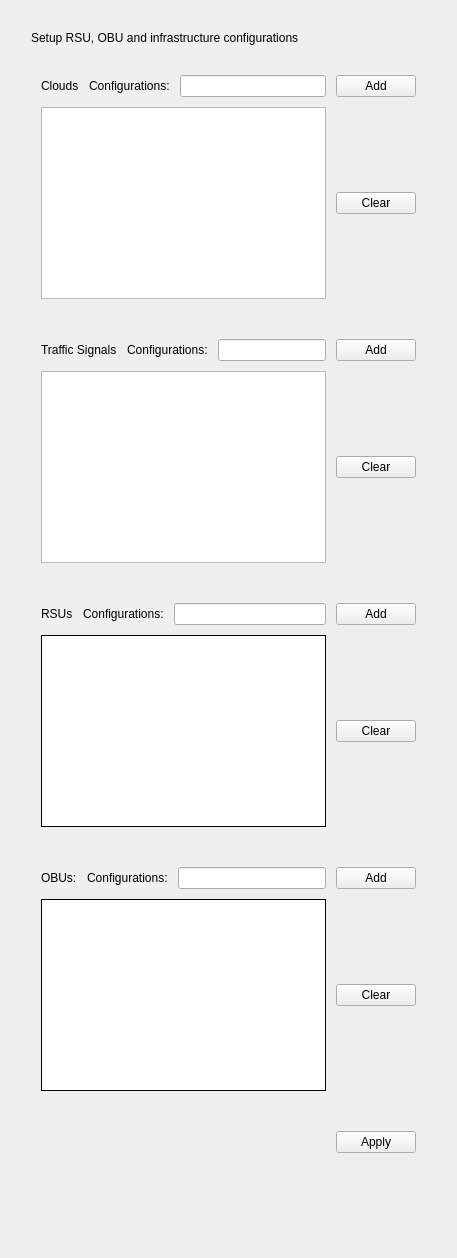
          <widget class="QWidget" name="visualiser_entity_tab">
           <attribute name="title">
            <string>Infrastructure</string>
           </attribute>
           <layout class="QGridLayout" name="gridLayoutVisualiserEntity">
            <item row="0" column="0">
             <layout class="QVBoxLayout" name="verticalLayoutVisualiserEntity">
              <property name="spacing">
               <number>20</number>
              </property>
              <property name="sizeConstraint">
               <enum>QLayout::SetMinimumSize</enum>
              </property>
              <property name="leftMargin">
               <number>20</number>
              </property>
              <property name="topMargin">
               <number>20</number>
              </property>
              <property name="rightMargin">
               <number>20</number>
              </property>
              <property name="bottomMargin">
               <number>20</number>
              </property>
              <item>
               <widget class="QLabel" name="labelVisualiserEntity1">
                <property name="sizePolicy">
                 <sizepolicy hsizetype="Fixed" vsizetype="Fixed">
                  <horstretch>0</horstretch>
                  <verstretch>0</verstretch>
                 </sizepolicy>
                </property>
                <property name="frameShape">
                 <enum>QFrame::NoFrame</enum>
                </property>
                <property name="text">
                 <string>Setup RSU, OBU and infrastructure configurations</string>
                </property>
                <property name="textFormat">
                 <enum>Qt::AutoText</enum>
                </property>
               </widget>
              </item>
              <item>
               <layout class="QGridLayout" name="gridLayoutVisualiserEntityCloud">
                <property name="leftMargin">
                 <number>10</number>
                </property>
                <property name="topMargin">
                 <number>10</number>
                </property>
                <property name="rightMargin">
                 <number>10</number>
                </property>
                <property name="bottomMargin">
                 <number>10</number>
                </property>
                <property name="spacing">
                 <number>10</number>
                </property>
                <item row="6" column="3">
                 <widget class="QPushButton" name="CloudClear">
                  <property name="sizePolicy">
                   <sizepolicy hsizetype="Fixed" vsizetype="Fixed">
                    <horstretch>0</horstretch>
                    <verstretch>0</verstretch>
                   </sizepolicy>
                  </property>
                  <property name="text">
                   <string>Clear</string>
                  </property>
                 </widget>
                </item>
                <item row="6" column="0" colspan="3">
                 <widget class="QListView" name="CloudList">
                  <property name="sizePolicy">
                   <sizepolicy hsizetype="Expanding" vsizetype="Expanding">
                    <horstretch>0</horstretch>
                    <verstretch>0</verstretch>
                   </sizepolicy>
                  </property>
                  <property name="minimumSize">
                   <size>
                    <width>0</width>
                    <height>0</height>
                   </size>
                  </property>
                  <property name="maximumSize">
                   <size>
                    <width>16777215</width>
                    <height>16777215</height>
                   </size>
                  </property>
                  <property name="selectionMode">
                   <enum>QAbstractItemView::MultiSelection</enum>
                  </property>
                 </widget>
                </item>
                <item row="0" column="1" rowspan="3">
                 <widget class="QLabel" name="labelVisualiserEntityCloud2">
                  <property name="sizePolicy">
                   <sizepolicy hsizetype="Fixed" vsizetype="Fixed">
                    <horstretch>0</horstretch>
                    <verstretch>0</verstretch>
                   </sizepolicy>
                  </property>
                  <property name="toolTip">
                   <string>&lt;html&gt;&lt;head/&gt;&lt;body&gt;&lt;p&gt;Assign a unique ID&lt;/p&gt;&lt;/body&gt;&lt;/html&gt;</string>
                  </property>
                  <property name="text">
                   <string>Configurations:</string>
                  </property>
                 </widget>
                </item>
                <item row="0" column="0" rowspan="3">
                 <widget class="QLabel" name="labelVisualiserEntityCloud1">
                  <property name="sizePolicy">
                   <sizepolicy hsizetype="Fixed" vsizetype="Fixed">
                    <horstretch>0</horstretch>
                    <verstretch>0</verstretch>
                   </sizepolicy>
                  </property>
                  <property name="text">
                   <string>Clouds</string>
                  </property>
                 </widget>
                </item>
                <item row="0" column="2" rowspan="3">
                 <widget class="QLineEdit" name="CloudId">
                  <property name="sizePolicy">
                   <sizepolicy hsizetype="MinimumExpanding" vsizetype="Fixed">
                    <horstretch>0</horstretch>
                    <verstretch>0</verstretch>
                   </sizepolicy>
                  </property>
                  <property name="toolTip">
                   <string>&lt;html&gt;&lt;head/&gt;&lt;body&gt;&lt;p&gt;e.g. &lt;span style=&quot; font-family:'Consolas','Courier New','monospace'; font-size:14px; color:#ce9178;&quot;&gt;CLD_0 3813 73789 60 330&lt;/span&gt;&lt;/p&gt;&lt;p&gt;&lt;span style=&quot; font-family:'Consolas','Courier New','monospace'; font-size:14px; color:#ce9178;&quot;&gt;Note: Each ID (like CLD_0 above) must be unique&lt;/span&gt;&lt;/p&gt;&lt;p&gt;&lt;span style=&quot; font-family:'Consolas','Courier New','monospace'; font-size:14px; color:#ce9178;&quot;&gt;Currently, only one cloud is supported (the first one)&lt;/span&gt;&lt;/p&gt;&lt;/body&gt;&lt;/html&gt;</string>
                  </property>
                 </widget>
                </item>
                <item row="0" column="3" rowspan="3">
                 <widget class="QPushButton" name="CloudAdd">
                  <property name="sizePolicy">
                   <sizepolicy hsizetype="Fixed" vsizetype="Fixed">
                    <horstretch>0</horstretch>
                    <verstretch>0</verstretch>
                   </sizepolicy>
                  </property>
                  <property name="text">
                   <string>Add</string>
                  </property>
                 </widget>
                </item>
               </layout>
              </item>
              <item>
               <layout class="QGridLayout" name="gridLayoutVisualiserEntitySignal">
                <property name="leftMargin">
                 <number>10</number>
                </property>
                <property name="topMargin">
                 <number>10</number>
                </property>
                <property name="rightMargin">
                 <number>10</number>
                </property>
                <property name="bottomMargin">
                 <number>10</number>
                </property>
                <property name="spacing">
                 <number>10</number>
                </property>
                <item row="0" column="4" rowspan="3">
                 <widget class="QPushButton" name="TrafficAdd">
                  <property name="sizePolicy">
                   <sizepolicy hsizetype="Fixed" vsizetype="Fixed">
                    <horstretch>0</horstretch>
                    <verstretch>0</verstretch>
                   </sizepolicy>
                  </property>
                  <property name="text">
                   <string>Add</string>
                  </property>
                 </widget>
                </item>
                <item row="0" column="2" rowspan="3" colspan="2">
                 <widget class="QLineEdit" name="TrafficSignalId">
                  <property name="sizePolicy">
                   <sizepolicy hsizetype="MinimumExpanding" vsizetype="Fixed">
                    <horstretch>0</horstretch>
                    <verstretch>0</verstretch>
                   </sizepolicy>
                  </property>
                  <property name="toolTip">
                   <string>&lt;html&gt;&lt;head/&gt;&lt;body&gt;&lt;p&gt;e.g. &lt;span style=&quot; font-family:'Consolas','Courier New','monospace'; font-size:14px; color:#ce9178;&quot;&gt;TL_0 790531 17 18 19 33 34 35 | 3843.5 73732.7 25 30&lt;/span&gt;&lt;/p&gt;&lt;p&gt;&lt;span style=&quot; font-family:'Consolas','Courier New','monospace'; font-size:14px; color:#ce9178;&quot;&gt;Note: Each ID (like TL_0 above) must be unique.&lt;/span&gt;&lt;/p&gt;&lt;p&gt;&lt;span style=&quot; font-family:'Consolas','Courier New','monospace'; font-size:14px; color:#ce9178;&quot;&gt;Put TL for traffic and PL for pedestrian lights.&lt;/span&gt;&lt;/p&gt;&lt;p&gt;&lt;span style=&quot; font-family:'Consolas','Courier New','monospace'; font-size:14px; color:#ce9178;&quot;&gt;The first number after ID (like 790531 above) is the CRP ID of the intersection.&lt;/span&gt;&lt;/p&gt;&lt;p&gt;&lt;span style=&quot; font-family:'Consolas','Courier New','monospace'; font-size:14px; color:#ce9178;&quot;&gt;The set of numbers after CRP ID, are the beacon IDs of the specific traffic or pedestrian light and must comply with the numbering conventions in the Cool4 standard.&lt;/span&gt;&lt;/p&gt;&lt;p&gt;&lt;span style=&quot; font-family:'Consolas','Courier New','monospace'; font-size:14px; color:#ce9178;&quot;&gt;The set of numbers after the pipe (|) are the geographic coordinations of the light (x, y, height, angle)&lt;/span&gt;&lt;/p&gt;&lt;/body&gt;&lt;/html&gt;</string>
                  </property>
                 </widget>
                </item>
                <item row="0" column="1" rowspan="3">
                 <widget class="QLabel" name="labelVisualiserEntitySignal2">
                  <property name="sizePolicy">
                   <sizepolicy hsizetype="Fixed" vsizetype="Fixed">
                    <horstretch>0</horstretch>
                    <verstretch>0</verstretch>
                   </sizepolicy>
                  </property>
                  <property name="text">
                   <string>Configurations:</string>
                  </property>
                 </widget>
                </item>
                <item row="0" column="0" rowspan="3">
                 <widget class="QLabel" name="labelVisualiserEntitySignal1">
                  <property name="sizePolicy">
                   <sizepolicy hsizetype="Fixed" vsizetype="Fixed">
                    <horstretch>0</horstretch>
                    <verstretch>0</verstretch>
                   </sizepolicy>
                  </property>
                  <property name="text">
                   <string>Traffic Signals</string>
                  </property>
                 </widget>
                </item>
                <item row="3" column="4" rowspan="2">
                 <widget class="QPushButton" name="TrafficClear">
                  <property name="sizePolicy">
                   <sizepolicy hsizetype="Fixed" vsizetype="Fixed">
                    <horstretch>0</horstretch>
                    <verstretch>0</verstretch>
                   </sizepolicy>
                  </property>
                  <property name="text">
                   <string>Clear</string>
                  </property>
                 </widget>
                </item>
                <item row="3" column="0" rowspan="2" colspan="4">
                 <widget class="QListView" name="TrafficSignalList">
                  <property name="minimumSize">
                   <size>
                    <width>0</width>
                    <height>0</height>
                   </size>
                  </property>
                  <property name="maximumSize">
                   <size>
                    <width>16777215</width>
                    <height>16777215</height>
                   </size>
                  </property>
                  <property name="selectionMode">
                   <enum>QAbstractItemView::MultiSelection</enum>
                  </property>
                 </widget>
                </item>
               </layout>
              </item>
              <item>
               <layout class="QGridLayout" name="gridLayoutVisualiserEntityRsu" rowstretch="0,0" columnstretch="0,0,0,0,0,0">
                <property name="leftMargin">
                 <number>10</number>
                </property>
                <property name="topMargin">
                 <number>10</number>
                </property>
                <property name="rightMargin">
                 <number>10</number>
                </property>
                <property name="bottomMargin">
                 <number>10</number>
                </property>
                <property name="spacing">
                 <number>10</number>
                </property>
                <item row="0" column="5">
                 <widget class="QPushButton" name="RsuAdd">
                  <property name="text">
                   <string>Add</string>
                  </property>
                 </widget>
                </item>
                <item row="1" column="5">
                 <widget class="QPushButton" name="RsuClear">
                  <property name="text">
                   <string>Clear</string>
                  </property>
                 </widget>
                </item>
                <item row="0" column="0" colspan="3">
                 <widget class="QLabel" name="labelVisualiserEntityRsu2">
                  <property name="sizePolicy">
                   <sizepolicy hsizetype="Fixed" vsizetype="Fixed">
                    <horstretch>0</horstretch>
                    <verstretch>0</verstretch>
                   </sizepolicy>
                  </property>
                  <property name="frameShape">
                   <enum>QFrame::NoFrame</enum>
                  </property>
                  <property name="text">
                   <string>RSUs</string>
                  </property>
                  <property name="textFormat">
                   <enum>Qt::AutoText</enum>
                  </property>
                 </widget>
                </item>
                <item row="0" column="4">
                 <widget class="QLineEdit" name="RsuId">
                  <property name="toolTip">
                   <string>&lt;html&gt;&lt;head/&gt;&lt;body&gt;&lt;p&gt;e.g. RSU&lt;span style=&quot; font-family:'Consolas','Courier New','monospace'; font-size:14px; color:#ce9178;&quot;&gt;_0 3813 73789 60 330&lt;/span&gt;&lt;/p&gt;&lt;p&gt;&lt;span style=&quot; font-family:'Consolas','Courier New','monospace'; font-size:14px; color:#ce9178;&quot;&gt;Note: Each ID (like RSU_0 above) must be unique&lt;/span&gt;&lt;/p&gt;&lt;/body&gt;&lt;/html&gt;</string>
                  </property>
                 </widget>
                </item>
                <item row="1" column="0" colspan="5">
                 <widget class="QListView" name="RsuList">
                  <property name="minimumSize">
                   <size>
                    <width>0</width>
                    <height>0</height>
                   </size>
                  </property>
                  <property name="font">
                   <font>
                    <pointsize>9</pointsize>
                   </font>
                  </property>
                  <property name="frameShape">
                   <enum>QFrame::Box</enum>
                  </property>
                  <property name="frameShadow">
                   <enum>QFrame::Plain</enum>
                  </property>
                  <property name="editTriggers">
                   <set>QAbstractItemView::NoEditTriggers</set>
                  </property>
                 </widget>
                </item>
                <item row="0" column="3">
                 <widget class="QLabel" name="labelVisualiserEntityRsu1">
                  <property name="sizePolicy">
                   <sizepolicy hsizetype="Fixed" vsizetype="Fixed">
                    <horstretch>0</horstretch>
                    <verstretch>0</verstretch>
                   </sizepolicy>
                  </property>
                  <property name="frameShape">
                   <enum>QFrame::NoFrame</enum>
                  </property>
                  <property name="text">
                   <string>Configurations:</string>
                  </property>
                  <property name="textFormat">
                   <enum>Qt::AutoText</enum>
                  </property>
                 </widget>
                </item>
               </layout>
              </item>
              <item>
               <layout class="QGridLayout" name="gridLayoutVisualiserEntityObu" rowminimumheight="0,0">
                <property name="leftMargin">
                 <number>10</number>
                </property>
                <property name="topMargin">
                 <number>10</number>
                </property>
                <property name="rightMargin">
                 <number>10</number>
                </property>
                <property name="bottomMargin">
                 <number>10</number>
                </property>
                <property name="spacing">
                 <number>10</number>
                </property>
                <item row="0" column="1">
                 <widget class="QLabel" name="labelVisualiserEntityObu1">
                  <property name="text">
                   <string>Configurations:</string>
                  </property>
                 </widget>
                </item>
                <item row="0" column="3">
                 <widget class="QPushButton" name="ObuAdd">
                  <property name="text">
                   <string>Add</string>
                  </property>
                 </widget>
                </item>
                <item row="0" column="0">
                 <widget class="QLabel" name="labelVisualiserEntityObu2">
                  <property name="sizePolicy">
                   <sizepolicy hsizetype="Fixed" vsizetype="Fixed">
                    <horstretch>0</horstretch>
                    <verstretch>0</verstretch>
                   </sizepolicy>
                  </property>
                  <property name="frameShape">
                   <enum>QFrame::NoFrame</enum>
                  </property>
                  <property name="text">
                   <string>OBUs:</string>
                  </property>
                  <property name="textFormat">
                   <enum>Qt::AutoText</enum>
                  </property>
                 </widget>
                </item>
                <item row="0" column="2">
                 <widget class="QLineEdit" name="ObuId">
                  <property name="toolTip">
                   <string>&lt;html&gt;&lt;head/&gt;&lt;body&gt;&lt;p&gt;e.g. OBU&lt;span style=&quot; font-family:'Consolas','Courier New','monospace'; font-size:14px; color:#ce9178;&quot;&gt;_0 3813 73789 60 330&lt;/span&gt;&lt;/p&gt;&lt;p&gt;&lt;span style=&quot; font-family:'Consolas','Courier New','monospace'; font-size:14px; color:#ce9178;&quot;&gt;Note: Each ID (like OBU_0 above) must be unique&lt;/span&gt;&lt;/p&gt;&lt;/body&gt;&lt;/html&gt;</string>
                  </property>
                 </widget>
                </item>
                <item row="1" column="3">
                 <widget class="QPushButton" name="ObuClear">
                  <property name="text">
                   <string>Clear</string>
                  </property>
                 </widget>
                </item>
                <item row="1" column="0" colspan="3">
                 <widget class="QListView" name="ObuList">
                  <property name="minimumSize">
                   <size>
                    <width>0</width>
                    <height>0</height>
                   </size>
                  </property>
                  <property name="font">
                   <font>
                    <pointsize>9</pointsize>
                   </font>
                  </property>
                  <property name="frameShape">
                   <enum>QFrame::Box</enum>
                  </property>
                  <property name="frameShadow">
                   <enum>QFrame::Plain</enum>
                  </property>
                  <property name="editTriggers">
                   <set>QAbstractItemView::NoEditTriggers</set>
                  </property>
                 </widget>
                </item>
               </layout>
              </item>
              <item>
               <layout class="QGridLayout" name="gridLayoutVisualiserEntityApply">
                <property name="leftMargin">
                 <number>10</number>
                </property>
                <property name="topMargin">
                 <number>10</number>
                </property>
                <property name="rightMargin">
                 <number>10</number>
                </property>
                <property name="bottomMargin">
                 <number>10</number>
                </property>
                <property name="spacing">
                 <number>10</number>
                </property>
                <item row="2" column="0">
                 <widget class="QLabel" name="VisualiserApplySuccess">
                  <property name="sizePolicy">
                   <sizepolicy hsizetype="Expanding" vsizetype="Expanding">
                    <horstretch>0</horstretch>
                    <verstretch>0</verstretch>
                   </sizepolicy>
                  </property>
                  <property name="palette">
                   <palette>
                    <active>
                     <colorrole role="WindowText">
                      <brush brushstyle="SolidPattern">
                       <color alpha="255">
                        <red>0</red>
                        <green>255</green>
                        <blue>0</blue>
                       </color>
                      </brush>
                     </colorrole>
                     <colorrole role="Text">
                      <brush brushstyle="SolidPattern">
                       <color alpha="255">
                        <red>0</red>
                        <green>255</green>
                        <blue>0</blue>
                       </color>
                      </brush>
                     </colorrole>
                     <colorrole role="ButtonText">
                      <brush brushstyle="SolidPattern">
                       <color alpha="255">
                        <red>0</red>
                        <green>255</green>
                        <blue>0</blue>
                       </color>
                      </brush>
                     </colorrole>
                     <colorrole role="HighlightedText">
                      <brush brushstyle="SolidPattern">
                       <color alpha="255">
                        <red>0</red>
                        <green>255</green>
                        <blue>0</blue>
                       </color>
                      </brush>
                     </colorrole>
                    </active>
                    <inactive>
                     <colorrole role="WindowText">
                      <brush brushstyle="SolidPattern">
                       <color alpha="255">
                        <red>0</red>
                        <green>0</green>
                        <blue>0</blue>
                       </color>
                      </brush>
                     </colorrole>
                     <colorrole role="Text">
                      <brush brushstyle="SolidPattern">
                       <color alpha="255">
                        <red>0</red>
                        <green>0</green>
                        <blue>0</blue>
                       </color>
                      </brush>
                     </colorrole>
                     <colorrole role="ButtonText">
                      <brush brushstyle="SolidPattern">
                       <color alpha="255">
                        <red>0</red>
                        <green>0</green>
                        <blue>0</blue>
                       </color>
                      </brush>
                     </colorrole>
                     <colorrole role="HighlightedText">
                      <brush brushstyle="SolidPattern">
                       <color alpha="255">
                        <red>255</red>
                        <green>255</green>
                        <blue>255</blue>
                       </color>
                      </brush>
                     </colorrole>
                    </inactive>
                    <disabled>
                     <colorrole role="WindowText">
                      <brush brushstyle="SolidPattern">
                       <color alpha="255">
                        <red>0</red>
                        <green>0</green>
                        <blue>0</blue>
                       </color>
                      </brush>
                     </colorrole>
                     <colorrole role="Text">
                      <brush brushstyle="SolidPattern">
                       <color alpha="255">
                        <red>0</red>
                        <green>0</green>
                        <blue>0</blue>
                       </color>
                      </brush>
                     </colorrole>
                     <colorrole role="ButtonText">
                      <brush brushstyle="SolidPattern">
                       <color alpha="255">
                        <red>0</red>
                        <green>0</green>
                        <blue>0</blue>
                       </color>
                      </brush>
                     </colorrole>
                     <colorrole role="HighlightedText">
                      <brush brushstyle="SolidPattern">
                       <color alpha="255">
                        <red>255</red>
                        <green>255</green>
                        <blue>255</blue>
                       </color>
                      </brush>
                     </colorrole>
                    </disabled>
                   </palette>
                  </property>
                  <property name="frameShape">
                   <enum>QFrame::NoFrame</enum>
                  </property>
                  <property name="text">
                   <string/>
                  </property>
                  <property name="textFormat">
                   <enum>Qt::AutoText</enum>
                  </property>
                 </widget>
                </item>
                <item row="0" column="0" rowspan="2">
                 <widget class="QLabel" name="VisualiserApplyError">
                  <property name="sizePolicy">
                   <sizepolicy hsizetype="Expanding" vsizetype="Expanding">
                    <horstretch>0</horstretch>
                    <verstretch>0</verstretch>
                   </sizepolicy>
                  </property>
                  <property name="palette">
                   <palette>
                    <active>
                     <colorrole role="WindowText">
                      <brush brushstyle="SolidPattern">
                       <color alpha="255">
                        <red>255</red>
                        <green>0</green>
                        <blue>0</blue>
                       </color>
                      </brush>
                     </colorrole>
                     <colorrole role="Text">
                      <brush brushstyle="SolidPattern">
                       <color alpha="255">
                        <red>255</red>
                        <green>0</green>
                        <blue>0</blue>
                       </color>
                      </brush>
                     </colorrole>
                     <colorrole role="ButtonText">
                      <brush brushstyle="SolidPattern">
                       <color alpha="255">
                        <red>255</red>
                        <green>0</green>
                        <blue>0</blue>
                       </color>
                      </brush>
                     </colorrole>
                     <colorrole role="HighlightedText">
                      <brush brushstyle="SolidPattern">
                       <color alpha="255">
                        <red>255</red>
                        <green>0</green>
                        <blue>0</blue>
                       </color>
                      </brush>
                     </colorrole>
                    </active>
                    <inactive>
                     <colorrole role="WindowText">
                      <brush brushstyle="SolidPattern">
                       <color alpha="255">
                        <red>0</red>
                        <green>0</green>
                        <blue>0</blue>
                       </color>
                      </brush>
                     </colorrole>
                     <colorrole role="Text">
                      <brush brushstyle="SolidPattern">
                       <color alpha="255">
                        <red>0</red>
                        <green>0</green>
                        <blue>0</blue>
                       </color>
                      </brush>
                     </colorrole>
                     <colorrole role="ButtonText">
                      <brush brushstyle="SolidPattern">
                       <color alpha="255">
                        <red>0</red>
                        <green>0</green>
                        <blue>0</blue>
                       </color>
                      </brush>
                     </colorrole>
                     <colorrole role="HighlightedText">
                      <brush brushstyle="SolidPattern">
                       <color alpha="255">
                        <red>255</red>
                        <green>255</green>
                        <blue>255</blue>
                       </color>
                      </brush>
                     </colorrole>
                    </inactive>
                    <disabled>
                     <colorrole role="WindowText">
                      <brush brushstyle="SolidPattern">
                       <color alpha="255">
                        <red>0</red>
                        <green>0</green>
                        <blue>0</blue>
                       </color>
                      </brush>
                     </colorrole>
                     <colorrole role="Text">
                      <brush brushstyle="SolidPattern">
                       <color alpha="255">
                        <red>0</red>
                        <green>0</green>
                        <blue>0</blue>
                       </color>
                      </brush>
                     </colorrole>
                     <colorrole role="ButtonText">
                      <brush brushstyle="SolidPattern">
                       <color alpha="255">
                        <red>0</red>
                        <green>0</green>
                        <blue>0</blue>
                       </color>
                      </brush>
                     </colorrole>
                     <colorrole role="HighlightedText">
                      <brush brushstyle="SolidPattern">
                       <color alpha="255">
                        <red>255</red>
                        <green>255</green>
                        <blue>255</blue>
                       </color>
                      </brush>
                     </colorrole>
                    </disabled>
                   </palette>
                  </property>
                  <property name="frameShape">
                   <enum>QFrame::NoFrame</enum>
                  </property>
                  <property name="text">
                   <string/>
                  </property>
                  <property name="textFormat">
                   <enum>Qt::AutoText</enum>
                  </property>
                 </widget>
                </item>
                <item row="0" column="1" rowspan="2">
                 <widget class="QPushButton" name="VisualiserApply">
                  <property name="sizePolicy">
                   <sizepolicy hsizetype="Fixed" vsizetype="Fixed">
                    <horstretch>0</horstretch>
                    <verstretch>0</verstretch>
                   </sizepolicy>
                  </property>
                  <property name="text">
                   <string>Apply</string>
                  </property>
                  <property name="flat">
                   <bool>false</bool>
                  </property>
                 </widget>
                </item>
               </layout>
              </item>
             </layout>
            </item>
            <item row="1" column="0">
             <spacer name="verticalSpacerVisualiserEntity">
              <property name="orientation">
               <enum>Qt::Vertical</enum>
              </property>
              <property name="sizeHint" stdset="0">
               <size>
                <width>20</width>
                <height>40</height>
               </size>
              </property>
             </spacer>
            </item>
           </layout>
          </widget>
